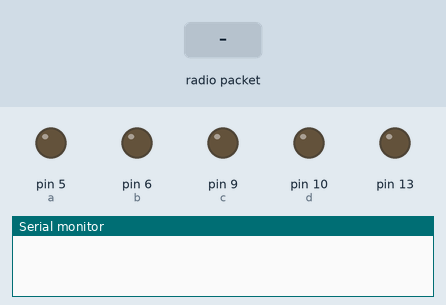
Simulated run of this sketch. Board: Arduino Uno, built with avr-gcc and run on an emulated ATmega328P. On the bench: output pins drawn as LEDs (lit = HIGH), the last lines printed to the serial monitor. The test bench sets the inputs (shaded band). No radio packets arrive unless stated.

Above: at 1.2 s.
1.3 s: radio packet "w" arrives
At 2.3 s:
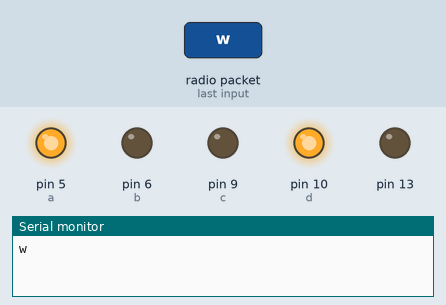
2.8 s: radio packet "x" arrives
At 3.5 s:
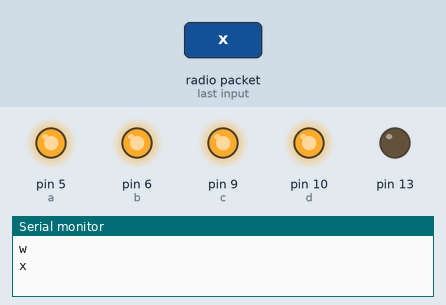
4.3 s: radio packet "a" arrives
At 4.6 s:
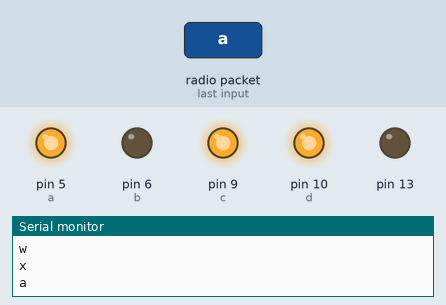
5.8 s: radio packet "s" arrives
At 6.9 s:
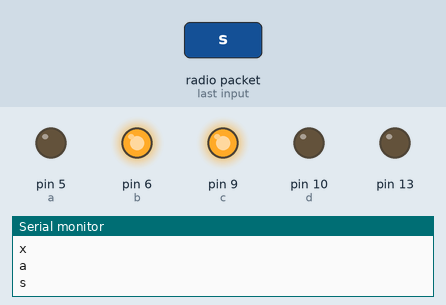
7.3 s: radio packet "d" arrives
At 8.1 s:
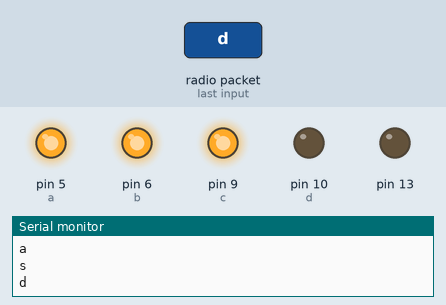
Timing chart, 0 to 9.8 s (numbered marks = the images above; inputs shaded):
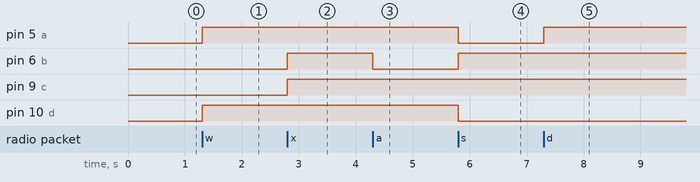

The sketch:

reciever.ino
```cpp
#include <VirtualWire.h>// import the Virtual Wire library
//#include <AFMotor.h> // import the Adafruit Motor Shield library
//AF_DCMotor motor1(3); // Set up a DC Motor named 'motor1' on the channel M1 of the motor shield
//AF_DCMotor motor2(4); // Set up a DC Motor named 'motor2' on the channel M2 of the motor shield
int a = 5;
int b = 6;

int c = 9;
int d = 10;

void setup()
{
  Serial.begin(9600); // begin serial communication @ 9600 baud
  pinMode(13, OUTPUT);
  vw_setup(2000); // set up the receiver @ 2000 bits per second
  vw_set_rx_pin(A4); // set up the receiver on digital pin 2
  vw_rx_start(); // Tell the D2 to listen for signals from the transmitter
  // motor1.setSpeed(105); // Set the speed of motor1 to 125. You can choose any speed from 0 to 255
  // motor2.setSpeed(105); // Set the speed of motor2 to 125
  pinMode(a, OUTPUT);
  pinMode(b, OUTPUT);
  pinMode(c, OUTPUT);
  pinMode(d, OUTPUT);
}
void loop()
{
  byte message[VW_MAX_MESSAGE_LEN];
  byte messageLength = VW_MAX_MESSAGE_LEN;
  if (vw_get_message(message, &messageLength)) // if the receiver gets a message
  {
    for (int i = 0; i < messageLength; i++)
    {
      Serial.write(message[i]); // print in the received message in the serial monitor
      if (message[i] == 'w') { // if message received is 'w', make the motors move forward
        //motor1.run(FORWARD);
        //motor2.run(FORWARD);
        digitalWrite(a, HIGH);
        digitalWrite(b, LOW);
        digitalWrite(c, LOW);
        digitalWrite(d, HIGH);
      }
      if (message[i] == 'x') { // if message received is 'x', make the motors stop
        //motor1.run(RELEASE);
        //motor2.run(RELEASE);
        digitalWrite(a, HIGH);
        digitalWrite(b, HIGH);
        digitalWrite(c, HIGH);
        digitalWrite(d, HIGH);
      }
      if (message[i] == 'a') { // if message received is 'a', make the motors move left
        //motor1.run(FORWARD);
        //motor2.run(BACKWARD);
        digitalWrite(a, HIGH);
        digitalWrite(b, LOW);
        digitalWrite(c, HIGH);
        digitalWrite(d, HIGH);
      }
      if (message[i] == 's') { // if the message received is 's' , make the motors move backwards
        //motor1.run(BACKWARD);
        //motor2.run(BACKWARD);
        digitalWrite(b, HIGH);
        digitalWrite(a, LOW);
        digitalWrite(d, LOW);
        digitalWrite(c, HIGH);
      }
      if (message[i] == 'd') { //if the message received is 'd', make the motors move right
        //motor1.run(BACKWARD);
        //motor2.run(FORWARD);
        digitalWrite(c, HIGH);
        digitalWrite(d, LOW);
        digitalWrite(a, HIGH);
        digitalWrite(b, HIGH);
      }

    }
    Serial.println();
  }
} // if the movements of the motors don't fit ypur requirement, please feel free to change them
```

Measured:
- after the input at 1.3 s, pin 5 (a), pin 10 (d): LOW → HIGH at once
- after the input at 2.8 s, pin 6 (b), pin 9 (c): LOW → HIGH at once
- after the input at 4.3 s, pin 6 (b): HIGH → LOW at once
- after the input at 5.8 s, pin 5 (a), pin 10 (d): HIGH → LOW at once; pin 6 (b): LOW → HIGH at once
- after the input at 7.3 s, pin 5 (a): LOW → HIGH at once
